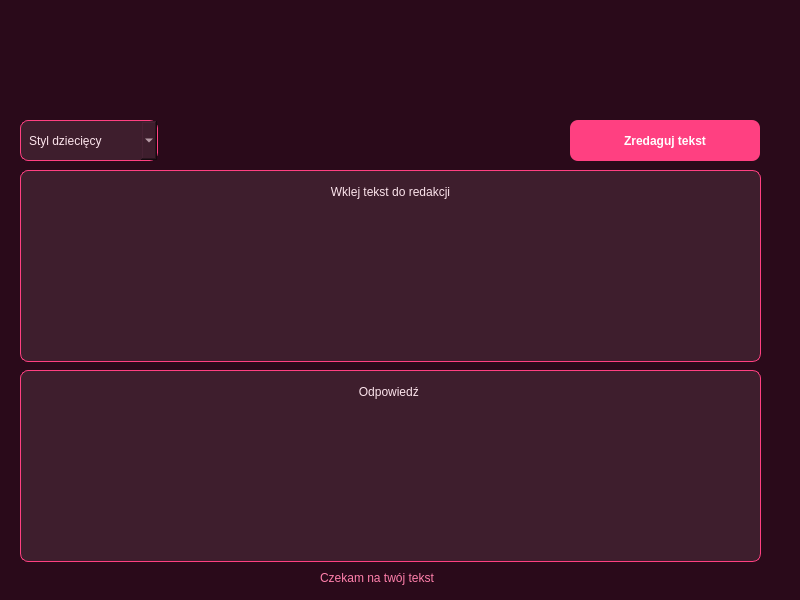
<?xml version="1.0" encoding="UTF-8"?>
<ui version="4.0">
 <class>MainWindow</class>
 <widget class="QMainWindow" name="MainWindow">
  <property name="geometry">
   <rect>
    <x>0</x>
    <y>0</y>
    <width>800</width>
    <height>600</height>
   </rect>
  </property>
  <property name="windowTitle">
   <string>Redaktor AI - Bielik</string>
  </property>
  <property name="styleSheet">
   <string notr="true">/* --- Styl dla głównego okna --- */
QMainWindow {
    background-color: #2a0a1a; /* Bardzo ciemny, bordowy fiolet */
    color: #fce4ec; /* Jasny, pudrowy róż dla napisów */
}

/* --- Styl dla pól tekstowych (input/output) --- */
QTextEdit {
    background-color: #3e1e2d; /* Ciemny, nasycony różowo-bordowy */
    color: #fce4ec; /* Jasny, pudrowy róż dla tekstu */
    border: 1px solid #ff4081; /* Jaskrawy różowy brzeg */
    border-radius: 8px;
    padding: 10px;
    selection-background-color: #e91e63; /* Intensywny różowy dla zaznaczenia */
    selection-color: white;
}

/* --- Styl dla przycisku (Zredaguj tekst) --- */
QPushButton {
    background-color: #ff4081; /* Jaskrawy, nasycony różowy */
    color: white;
    border: none;
    border-radius: 8px;
    padding: 10px 20px;
    font-weight: bold;
    min-width: 150px;
}

QPushButton:hover {
    background-color: #ff80ab; /* Jaśniejszy, pudrowy róż po najechaniu */
}

QPushButton:pressed {
    background-color: #e91e63; /* Ciemniejszy, intensywny różowy po kliknięciu */
}

/* --- Styl dla listy rozwijanej (styleCombo) --- */
QComboBox {
    background-color: #3e1e2d; /* Ciemny, nasycony różowo-bordowy */
    color: #fce4ec; /* Jasny, pudrowy róż dla tekstu */
    border: 1px solid #ff4081; /* Jaskrawy różowy brzeg */
    border-radius: 8px;
    padding: 8px;
}

QComboBox QAbstractItemView {
    background-color: #3e1e2d; /* Ciemny, nasycony różowo-bordowy dla listy */
    color: #fce4ec; /* Jasny, pudrowy róż dla opcji */
    selection-background-color: #e91e63; /* Intensywny różowy dla wybranej opcji */
    selection-color: white;
}

/* --- Styl dla etykiety statusu --- */
QLabel {
    color: #ff80ab; /* Pudrowy róż dla statusu */
    background: transparent;
}</string>
  </property>
  <widget class="QWidget" name="centralwidget">
   <widget class="QPushButton" name="sendButton">
    <property name="geometry">
     <rect>
      <x>570</x>
      <y>120</y>
      <width>190</width>
      <height>41</height>
     </rect>
    </property>
    <property name="text">
     <string>Zredaguj tekst</string>
    </property>
   </widget>
   <widget class="QComboBox" name="styleCombo">
    <property name="geometry">
     <rect>
      <x>20</x>
      <y>120</y>
      <width>138</width>
      <height>41</height>
     </rect>
    </property>
    <item>
     <property name="text">
      <string>Styl dziecięcy</string>
     </property>
    </item>
    <item>
     <property name="text">
      <string>Styl młodzieżowy</string>
     </property>
    </item>
    <item>
     <property name="text">
      <string>Styl Poetrycki</string>
     </property>
    </item>
   </widget>
   <widget class="QLabel" name="statusLabel">
    <property name="geometry">
     <rect>
      <x>320</x>
      <y>570</y>
      <width>191</width>
      <height>16</height>
     </rect>
    </property>
    <property name="text">
     <string>Czekam na twój tekst</string>
    </property>
   </widget>
   <widget class="QTextEdit" name="inputEdit">
    <property name="geometry">
     <rect>
      <x>20</x>
      <y>170</y>
      <width>741</width>
      <height>192</height>
     </rect>
    </property>
    <property name="html">
     <string>&lt;!DOCTYPE HTML PUBLIC &quot;-//W3C//DTD HTML 4.0//EN&quot; &quot;http://www.w3.org/TR/REC-html40/strict.dtd&quot;&gt;
&lt;html&gt;&lt;head&gt;&lt;meta name=&quot;qrichtext&quot; content=&quot;1&quot; /&gt;&lt;meta charset=&quot;utf-8&quot; /&gt;&lt;style type=&quot;text/css&quot;&gt;
p, li { white-space: pre-wrap; }
hr { height: 1px; border-width: 0; }
li.unchecked::marker { content: &quot;\2610&quot;; }
li.checked::marker { content: &quot;\2612&quot;; }
&lt;/style&gt;&lt;/head&gt;&lt;body style=&quot; font-family:'Segoe UI'; font-size:9pt; font-weight:400; font-style:normal;&quot;&gt;
&lt;p align=&quot;center&quot; style=&quot; margin-top:0px; margin-bottom:0px; margin-left:0px; margin-right:0px; -qt-block-indent:0; text-indent:0px;&quot;&gt;Wklej tekst do redakcji&lt;/p&gt;&lt;/body&gt;&lt;/html&gt;</string>
    </property>
   </widget>
   <widget class="QTextEdit" name="outputEdit">
    <property name="geometry">
     <rect>
      <x>20</x>
      <y>370</y>
      <width>741</width>
      <height>192</height>
     </rect>
    </property>
    <property name="html">
     <string>&lt;!DOCTYPE HTML PUBLIC &quot;-//W3C//DTD HTML 4.0//EN&quot; &quot;http://www.w3.org/TR/REC-html40/strict.dtd&quot;&gt;
&lt;html&gt;&lt;head&gt;&lt;meta name=&quot;qrichtext&quot; content=&quot;1&quot; /&gt;&lt;meta charset=&quot;utf-8&quot; /&gt;&lt;style type=&quot;text/css&quot;&gt;
p, li { white-space: pre-wrap; }
hr { height: 1px; border-width: 0; }
li.unchecked::marker { content: &quot;\2610&quot;; }
li.checked::marker { content: &quot;\2612&quot;; }
&lt;/style&gt;&lt;/head&gt;&lt;body style=&quot; font-family:'Segoe UI'; font-size:9pt; font-weight:400; font-style:normal;&quot;&gt;
&lt;p align=&quot;center&quot; style=&quot; margin-top:0px; margin-bottom:0px; margin-left:0px; margin-right:0px; -qt-block-indent:0; text-indent:0px;&quot;&gt;Odpowiedź &lt;/p&gt;&lt;/body&gt;&lt;/html&gt;</string>
    </property>
   </widget>
  </widget>
 </widget>
 <resources/>
 <connections/>
</ui>
